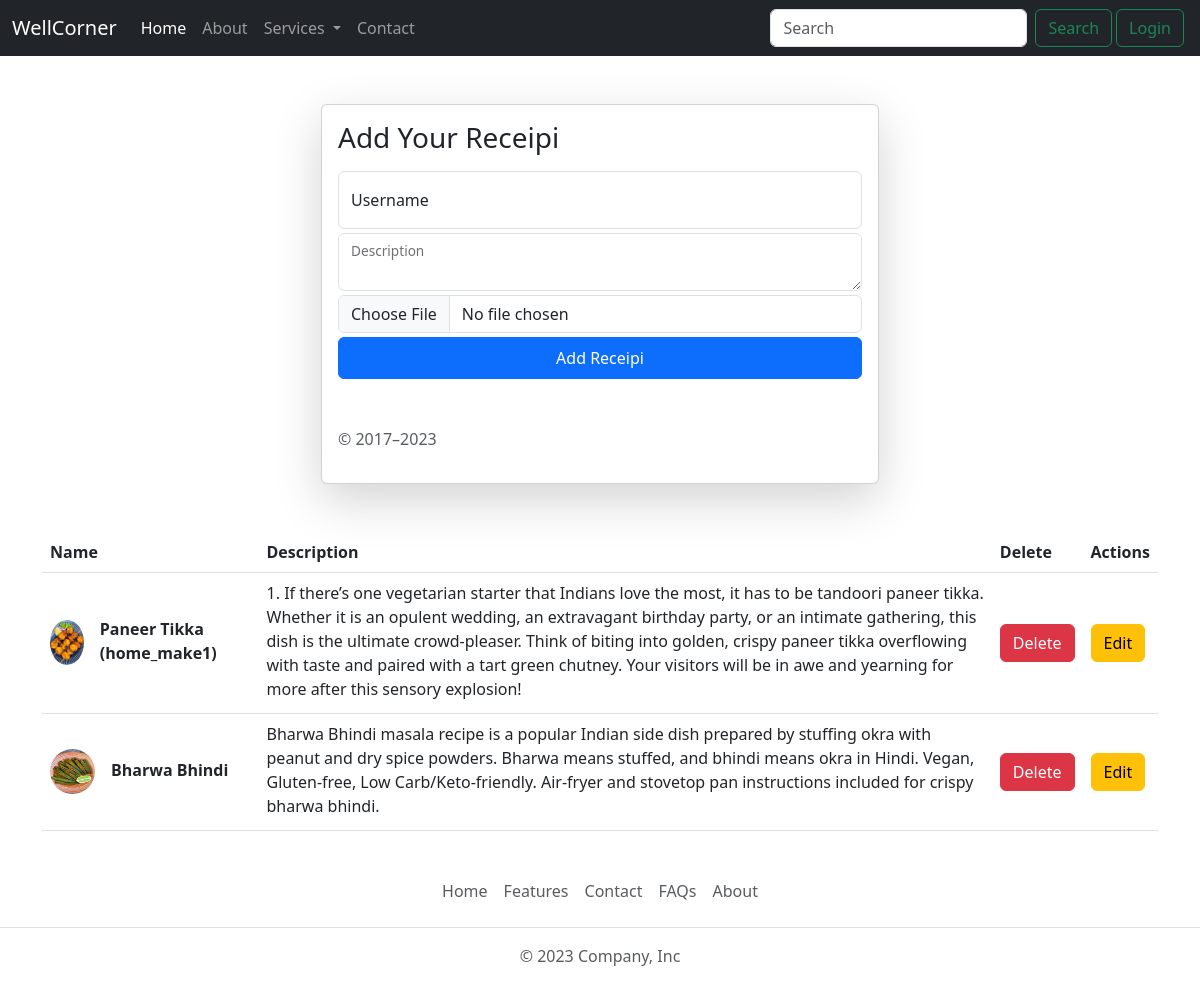
The app's page /reci/reci/ with its own data.
### vege/models.py (models this page shows, shortened)
class receipi(models.Model):
    receipi_name = models.CharField(max_length=50)
    receipi_desc = models.CharField(max_length=500)
    reci_img = models.FileField(upload_to='receipi', max_length=100)

### vege/views.py (the view, shortened to what this page needs)
# urls.py: path("reci/", views.reci, name="reci"),
def reci(request):
    queryset=receipi.objects.all()
    context={'receipi' : queryset}
    return render(request,"reci.html" , context)

### templates/reci.html (shortened to what this page needs)
{% extends 'base.html' %}
{% block body %}
<div class="container mt-5">
    <form action="" method="post" class="col-6 mx-auto card p-3 shadow-lg" enctype="multipart/form-data" >
        <h1 class="h3 mb-3 fw-normal">Add Your Receipi</h1>
        <div class="form-floating mb-1">
          <input type="text" name="receipi_name" class="form-control" id="floatingInput" placeholder="Username">
          <label for="floatingInput">Username</label>
        </div>
        <div class="form-floating mb-1">
            <textarea name="receipi_desc" id="floatingPassword" class="form-control"  cols="30" rows="10"></textarea>
          <label for="floatingPassword">Description</label>
        </div>
        <div class="form">
          <input type="file" name="reci_img" class="form-control" id="reci_img" placeholder="Add your image">
        </div>
        <button class="btn btn-primary w-100 py-2 mt-1" type="submit">Add Receipi</button>
        <p class="mt-5 mb-3 text-body-secondary">© 2017–2023</p>
    </form>
    <table class="table align-middle mb-0 bg-white mt-5">
      <thead class="bg-light">
        <tr>
          <th>Name</th>
          <th>Description</th>
          <th>Delete</th>
          <th>Actions</th>
        </tr>
      </thead>
      <tbody>
        {% for receipis in receipi %}
        <tr>
          <td>
            <div class="d-flex align-items-center">
              <img
                  src="/reci/media/{{receipis.reci_img}}"
                  alt=""
                  style="width: 45px; height: 45px"
                  class="rounded-circle"
                  />
              <div class="ms-3">
                <p class="fw-bold mb-1">{{receipis.receipi_name}}</p>
              </div>
            </div>
          </td>
          <td>
            <p class="fw-normal mb-1">{{receipis.receipi_desc}}</p>
          </td>
          <td>
            <a class="btn btn-danger btn-rounded" href="/reci/delete_reci/{{receipis.id}}/">
              Delete
            </a>
          </td>
          <td>
            <a class="btn btn-warning btn-rounded" href="/reci/update_reci/{{receipis.id}}/">
              Edit
            </a>
          </td>
        </tr>
       {% endfor %}
      </tbody>
    </table>
</div>
{% endblock body %}

### templates/base.html (shortened to what this page needs)
{% load static %}
<!DOCTYPE html>
<html lang="en">
<head>
    <link href="https://cdn.jsdelivr.net/npm/bootstrap@5.3.0/dist/css/bootstrap.min.css" rel="stylesheet">
</head>
<body>
<nav class="navbar navbar-expand-lg navbar-dark bg-dark">
    <div class="container-fluid">
      <a class="navbar-brand" href="#">WellCorner</a>
      <div class="collapse navbar-collapse" id="navbarSupportedContent">
        <ul class="navbar-nav me-auto mb-2 mb-lg-0">
          <li class="nav-item">
            <a class="nav-link active" aria-current="page" href="/">Home</a>
          </li>
          <li class="nav-item">
            <a class="nav-link" href="/about">About</a>
          </li>
          <li class="nav-item dropdown">
            <a class="nav-link dropdown-toggle" href="/services" role="button" data-bs-toggle="dropdown" aria-expanded="false">
              Services
            </a>
          </li>
          <li class="nav-item">
            <a class="nav-link" href="/contact">Contact</a>
          </li>
        </ul>
        <form class="d-flex" role="search">
          <input class="form-control me-2" type="search" placeholder="Search" aria-label="Search">
          <button class="btn btn-outline-success" type="submit">Search</button>
          {%if request.user.is_authenticated %}
          <a href="/logout_page" class="btn btn-outline-success" type="submit">Logout</a>
          {%else %}
          <a href="/login_page" class="btn btn-outline-success mx-1" type="submit">Login</a>
          {%endif%}
        </form>
      </div>
    </div>
</nav>
{% block body %}{% endblock body %}
{% include "footer.html" %}
</body>
</html>

### templates/footer.html
{% load static %}
<footer class="py-3 my-4">
    <ul class="nav justify-content-center border-bottom pb-3 mb-3">
      <li class="nav-item"><a href="#" class="nav-link px-2 text-body-secondary">Home</a></li>
      <li class="nav-item"><a href="#" class="nav-link px-2 text-body-secondary">Features</a></li>
      <li class="nav-item"><a href="/contact" class="nav-link px-2 text-body-secondary">Contact</a></li>
      <li class="nav-item"><a href="#" class="nav-link px-2 text-body-secondary">FAQs</a></li>
      <li class="nav-item"><a href="#" class="nav-link px-2 text-body-secondary">About</a></li>
    </ul>
    <p class="text-center text-body-secondary">© 2023 Company, Inc</p>
  </footer>

### records on screen
receipi: reci_img (picture), receipi_name "Paneer Tikka (home_make1)", receipi_desc "1. If there’s one vegetarian starter that Indians love the most, it has to be tandoori paneer tikka. Whether it is an opulent wedding, an extravagant birthday party, or an intimate gathering, this dish is the ultimate crowd-pleaser. Think of biting into golden, crispy paneer tikka overflowing with taste and paired with a tart green chutney. Your visitors will be in awe and yearning for more after this sensory explosion!"
receipi: reci_img (picture), receipi_name "Bharwa Bhindi", receipi_desc "Bharwa Bhindi masala recipe is a popular Indian side dish prepared by stuffing okra with peanut and dry spice powders. Bharwa means stuffed, and bhindi means okra in Hindi. Vegan, Gluten-free, Low Carb/Keto-friendly. Air-fryer and stovetop pan instructions included for crispy bharwa bhindi."
